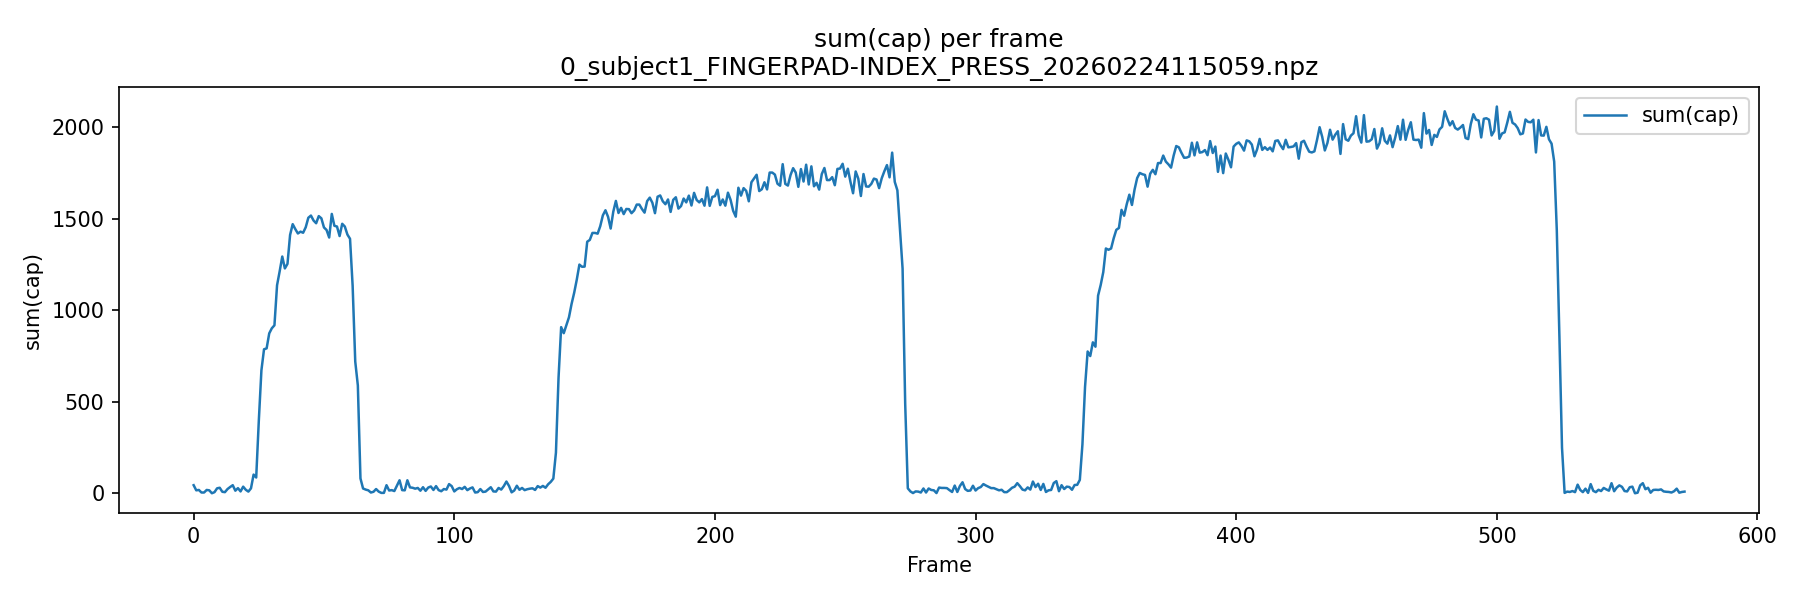

Python code for this plot:
import numpy as np
import matplotlib.pyplot as plt

NPZ_PATH = (
    "24_subject_dataset/"
    "subject1/FINGERPAD-INDEX/0_subject1_FINGERPAD-INDEX_PRESS_20260224115059.npz"
)

data = np.load(NPZ_PATH, allow_pickle=True)
img = data["img"].astype(np.float32)          # (N, H, W)
is_valid = data["is_valid_frame"]              # (N,)  bool

# --- 프레임 보정 ---
# is_valid_frame=False 또는 max(frame) >= 1000 이면 이전 프레임으로 교체
cleaned = img.copy()
for i in range(len(cleaned)):
    if not is_valid[i] or cleaned[i].max() >= 1000:
        if i == 0:
            cleaned[i] = np.zeros_like(cleaned[i])   # 첫 프레임은 0으로
        else:
            cleaned[i] = cleaned[i - 1]

# 음수 → 0 clipping
cleaned = np.clip(cleaned, 0, None)

# 프레임별 sum(cap)
sum_cap = cleaned.reshape(len(cleaned), -1).sum(axis=1)

# --- 보정된/제거된 프레임 인덱스 표시용 ---
invalid_mask = (~is_valid) | (img.reshape(len(img), -1).max(axis=1) >= 1000)
invalid_indices = np.where(invalid_mask)[0]

# --- Plot ---
fig, ax = plt.subplots(figsize=(12, 4))
ax.plot(sum_cap, linewidth=1.2, label="sum(cap)")

if len(invalid_indices) > 0:
    ax.vlines(
        invalid_indices, ymin=sum_cap.min(), ymax=sum_cap.max(),
        colors="red", linewidth=0.8, alpha=0.5, label=f"replaced frames ({len(invalid_indices)})"
    )

ax.set_xlabel("Frame")
ax.set_ylabel("sum(cap)")
ax.set_title(f"sum(cap) per frame\n{NPZ_PATH.split('/')[-1]}")
ax.legend()
plt.tight_layout()
plt.savefig("plot_sum_cap.svg", dpi=150)
plt.savefig("plot_sum_cap.png", dpi=150)
print(f"Saved: plot_sum_cap.png")
print(f"Total frames: {len(sum_cap)}, Replaced frames: {len(invalid_indices)}")
plt.show()
